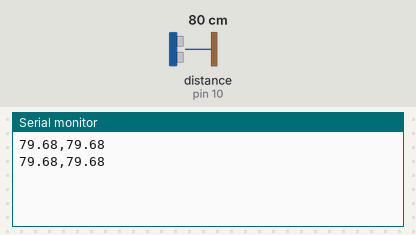
Recording of a sketch running on a simulated Arduino Uno, built with avr-gcc and run on an emulated ATmega328P. Shown: the last lines printed to the serial monitor. Wiring (inferred from the names in the program): ultrasonic range finder: trigger pin 9; echo pin 10. The inputs (shaded band) are chosen by the test bench; at power-on: distance to the obstacle (sensor on pin 10) 80 cm. The echo pulse lasts 58.3 µs per cm.

Above: at 1.2 s.
1.3 s: distance to the obstacle (sensor on pin 10) set to 4 cm
At 1.8 s:
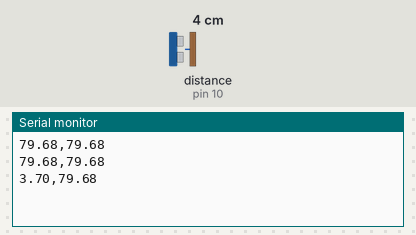
2.8 s: distance to the obstacle (sensor on pin 10) set to 9 cm
At 3.3 s:
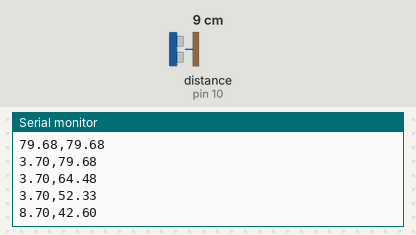
Timing chart, 0 to 5.8 s (numbered marks = the images above; inputs shaded):
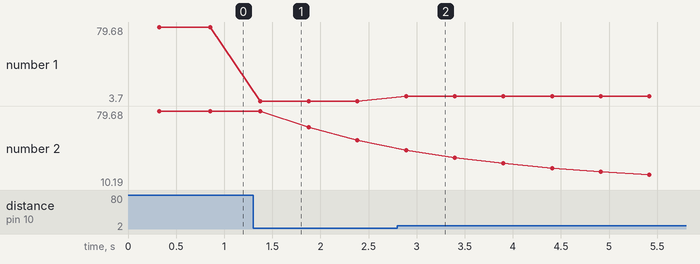

Measured:
- after the input at 1.3 s, the serial monitor: prints a new line after 0.08 s (image 1)
- after the input at 2.8 s, the serial monitor: prints a new line after 0.09 s (image 2)
- plotted number 1: 79.68 → 3.7 after the input at 1.3 s, 3.7 → 8.7 after the input at 2.8 s
- plotted number 2: 79.68 → 52.33 after the input at 1.3 s, 52.33 → 10.19 after the input at 2.8 s

The sketch:

nivel_hcsr04.ino
```cpp
// AquaGuard - Medicion de nivel con HC-SR04 (Arduino)
// Salida serial (9600 baudios): distanciaCruda,distanciaFiltrada [cm]

const int TRIG = 9;
const int ECHO = 10;

const float alpha = 0.2;

float distanciaFiltrada = 0;
bool primeraLectura = true;
// Medir una distancia con el HC-SR04
float medirDistancia() {
  digitalWrite(TRIG, LOW);
  delayMicroseconds(2);

  digitalWrite(TRIG, HIGH);
  delayMicroseconds(10);
  digitalWrite(TRIG, LOW);

  unsigned long duracion = pulseIn(ECHO, HIGH, 30000UL);

  if (duracion == 0) {
    return -1;
  }

  float distancia = duracion * 0.0343 / 2.0;

  if (distancia < 2 || distancia > 400) {
    return -1;
  }

  return distancia;
}

void setup() {
  Serial.begin(9600);

  pinMode(TRIG, OUTPUT);
  pinMode(ECHO, INPUT);

  digitalWrite(TRIG, LOW);
}
void loop() {
  float muestras[5];
  int validas = 0;
  float distanciaCruda = -1;
  // Tomar cinco mediciones
  for (int i = 0; i < 5; i++) {

    float lectura = medirDistancia();

    if (lectura > 0) {
      muestras[validas] = lectura;
      validas++;
      distanciaCruda = lectura;
    }
    // Evitar interferencia entre pulsos ultrasonicos
    delay(60);
  }
  // Solo calcular si hay suficientes lecturas validas
  if (validas >= 3) {
    // Ordenar las mediciones
    for (int i = 0; i < validas - 1; i++) {
      for (int j = i + 1; j < validas; j++) {
        if (muestras[j] < muestras[i]) {
          float temporal = muestras[i];
          muestras[i] = muestras[j];
          muestras[j] = temporal;
        }
      }
    }
    // Calcular mediana
    float mediana;
    if (validas % 2 == 1) {
      mediana = muestras[validas / 2];
    } else {
      mediana = (muestras[validas / 2 - 1] +
                 muestras[validas / 2]) / 2.0;
    }
    // Filtro exponencial EMA
    if (primeraLectura) {
      distanciaFiltrada = mediana;
      primeraLectura = false;
    } else {
      distanciaFiltrada =
        alpha * mediana +
        (1.0 - alpha) * distanciaFiltrada;
    }
    // Formato compatible con AquaGuard
    Serial.print(distanciaCruda, 2);
    Serial.print(",");
    Serial.println(distanciaFiltrada, 2);
  }
  delay(200);
}
```
